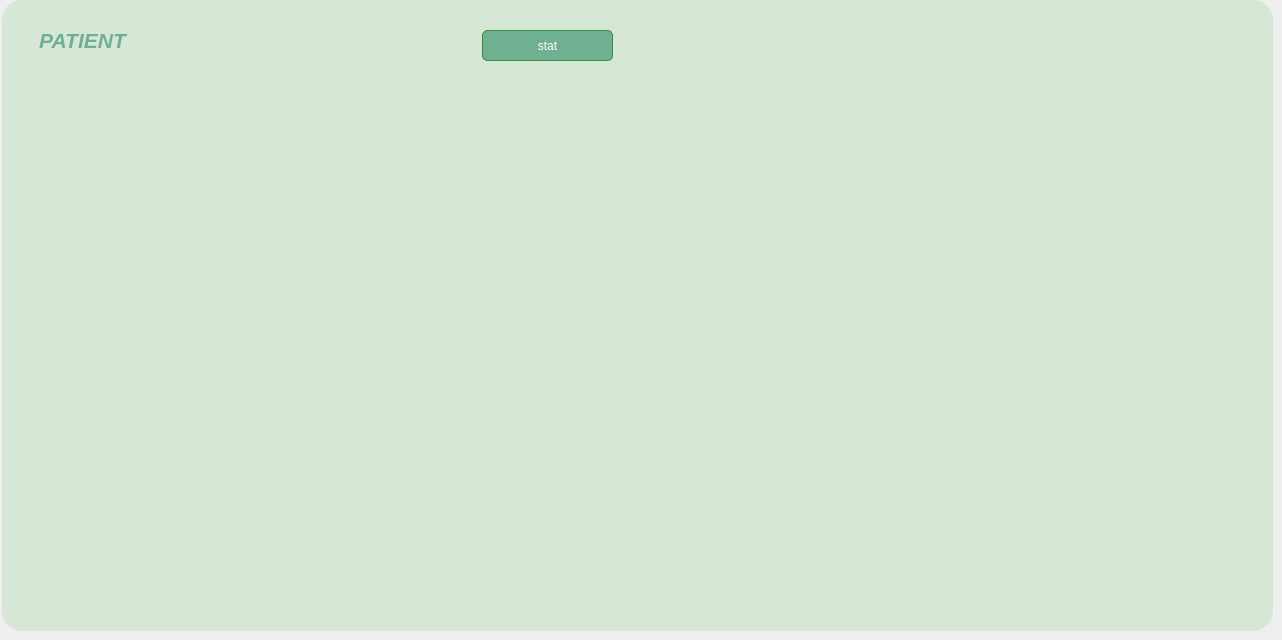
      <widget class="QWidget" name="Statistique">
       <attribute name="title">
        <string>Statistique</string>
       </attribute>
       <widget class="QGroupBox" name="groupBox_28">
        <property name="geometry">
         <rect>
          <x>2</x>
          <y>0</y>
          <width>1271</width>
          <height>631</height>
         </rect>
        </property>
        <property name="styleSheet">
         <string notr="true">background-color:#D6E7D5;

border-radius : 20px;</string>
        </property>
        <property name="title">
         <string/>
        </property>
        <widget class="QLabel" name="PATIENT_5">
         <property name="geometry">
          <rect>
           <x>10</x>
           <y>10</y>
           <width>141</width>
           <height>61</height>
          </rect>
         </property>
         <property name="styleSheet">
          <string notr="true">*{
    color: #6FAF92;
    font-size: 16px; /* Taille du texte (ajustable) */
    font-weight: normal; /* Style du texte */
}</string>
         </property>
         <property name="text">
          <string>&lt;html&gt;&lt;head/&gt;&lt;body&gt;&lt;p align=&quot;center&quot;&gt;&lt;span style=&quot; font-size:16pt; font-weight:700; font-style:italic;&quot;&gt;PATIENT&lt;/span&gt;&lt;/p&gt;&lt;/body&gt;&lt;/html&gt;</string>
         </property>
        </widget>
        <widget class="QWidget" name="widget_2" native="true">
         <property name="geometry">
          <rect>
           <x>10</x>
           <y>70</y>
           <width>1251</width>
           <height>501</height>
          </rect>
         </property>
        </widget>
        <widget class="QPushButton" name="stat">
         <property name="geometry">
          <rect>
           <x>480</x>
           <y>30</y>
           <width>131</width>
           <height>31</height>
          </rect>
         </property>
         <property name="styleSheet">
          <string notr="true">*{
    background-color: #6FAF92;  /* Medium green button */
    border: 1px solid #388E3C;  /* Darker green border */
    border-radius: 5px;
    color: #FFFFFF;             /* White text for contrast */
    padding: 5px;
}

*:hover {
    background-color: #81C784;  /* Lighter green on hover */
}</string>
         </property>
         <property name="text">
          <string>stat</string>
         </property>
         <property name="icon">
          <iconset>
           <normaloff>../../../Users/Admin/Downloads/analysis.png</normaloff>../../../Users/Admin/Downloads/analysis.png</iconset>
         </property>
        </widget>
       </widget>
      </widget>
